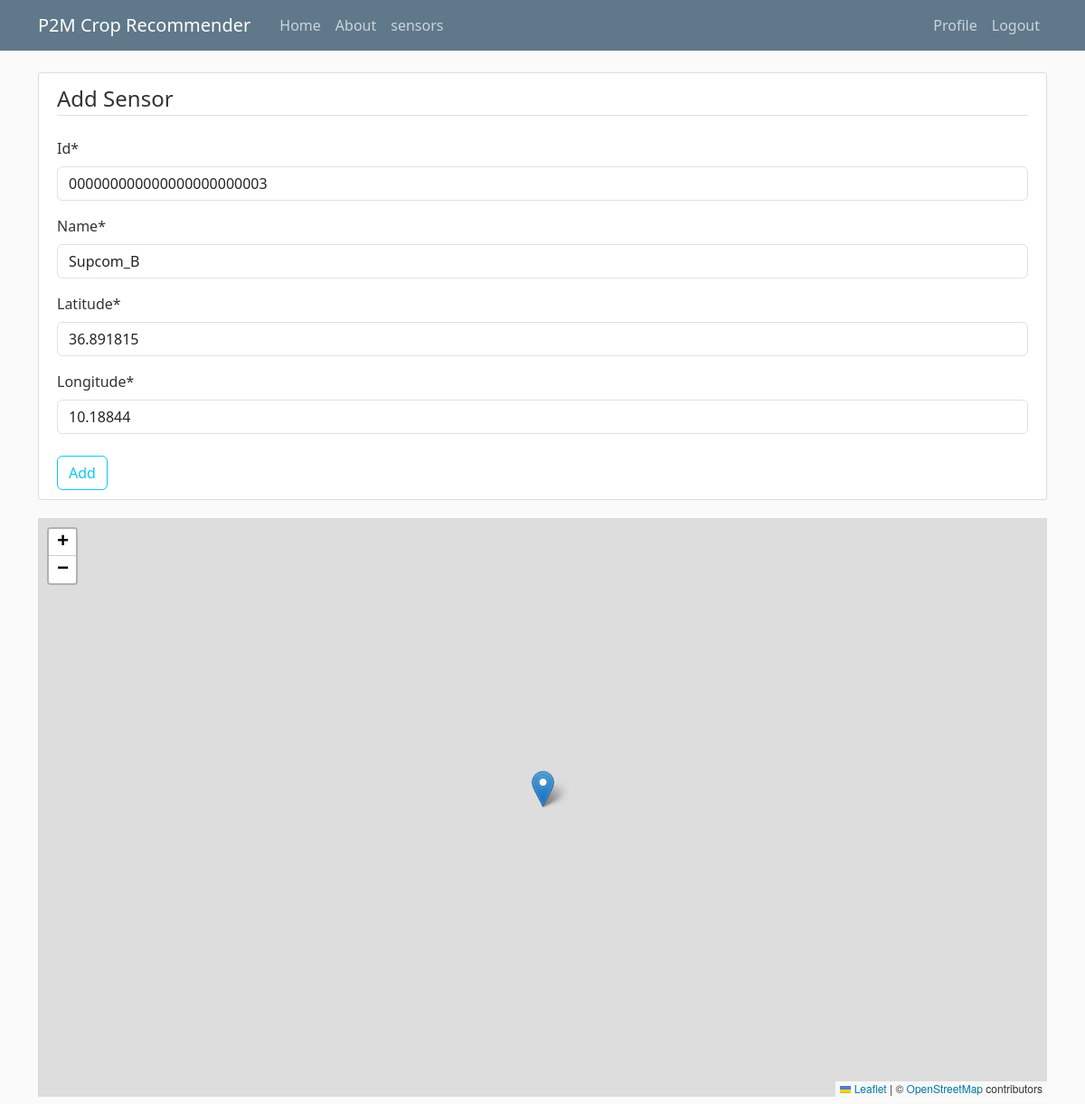
The app's page /sensor/000000000000000000000003/update/ (signed in) with its own data.
### P2M/models.py (models this page shows, shortened)
class Sensor(models.Model):
    id = models.CharField(primary_key=True, max_length=24)
    name = models.CharField(max_length=256)
    latitude = models.FloatField()
    longitude = models.FloatField()
    user = models.ForeignKey(User, on_delete=models.CASCADE)

### P2M/views.py (the view, shortened to what this page needs)
# urls.py: path('sensor/<pk>/update/', SensorUpdateView.as_view(), name='sensor-update'),
@method_decorator(login_required, name='dispatch')
class SensorUpdateView(UpdateView):
    model = Sensor
    fields = ['id','name','latitude','longitude']
    def dispatch(self, request, *args, **kwargs):
        self.sensor = self.get_object()
        if self.sensor.user != request.user:
            messages.warning(request, f'This is not your sensor! choose one of your own.')
            return redirect ('sensors')
        return super().dispatch(request, *args, **kwargs)
    def get_context_data(self, **kwargs):
        context = super().get_context_data(**kwargs)
        sensor_data = {
            'id': self.object.id,
            'name': self.object.name,
            'latitude': self.object.latitude,
            'longitude': self.object.longitude,
        }
        context['sensor_json'] = json.dumps(sensor_data)
        return context

### P2M/templates/P2M/sensor_form.html (shortened to what this page needs)
{% extends "P2M/Base.html" %} {% load crispy_forms_tags %} {% block CSS %}
<link
  rel="stylesheet"
  href="https://unpkg.com/leaflet@1.9.4/dist/leaflet.css"
/>
{% endblock CSS %} {% block content %}
<div class="content-section">
  <form method="post">
    <fieldset class="from-group mb-2">
      <legend class="border-bottom mb-4">Add Sensor</legend>
      {{form|crispy}}
    </fieldset>
    <div class="form-group">
      <button class="btn btn-outline-info" type="submit">Add</button>
    </div>
  </form>
</div>
<div class="mb-2" id="map" style="height: 80vh; width: 100%"></div>
{% endblock content %}

### P2M/static/P2M/main.css (style rules this page uses)
body { background: #fafafa; color: #333333; margin-top: 5rem; }
.content-section { background: #ffffff; padding: 10px 20px; border: 1px solid #dddddd; border-radius: 3px; margin-bottom: 20px; }

### records on screen
Sensor: id "000000000000000000000003", name "Supcom_B", latitude "36.891815", longitude "10.18844"
